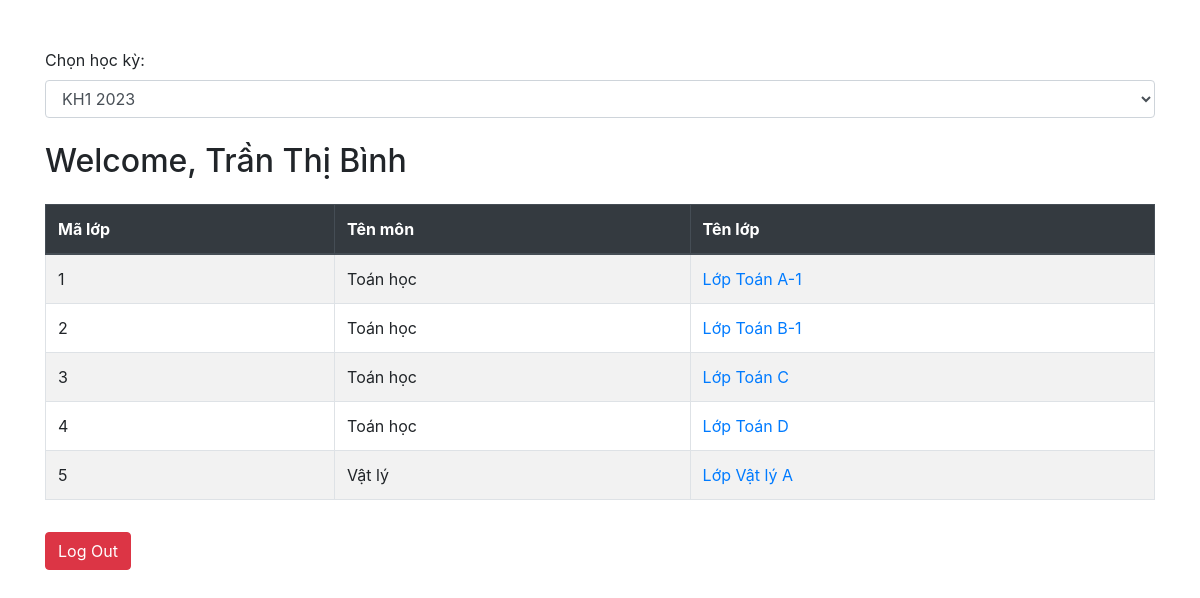
/code/student.php (signed in), run on the app's committed database.
### tables this page shows
CREATE TABLE `student` (
  `student_id` int(11) NOT NULL,
  `username` varchar(255) NOT NULL,
  `password` varchar(255) NOT NULL,
  `fullname` varchar(255) NOT NULL,
  `email` varchar(255) NOT NULL,
  `phone_number` varchar(255) NOT NULL
);

CREATE TABLE `classes` (
  `class_id` int(11) NOT NULL,
  `class_name` varchar(255) NOT NULL,
  `subject_id` int(11) NOT NULL,
  `semester_id` int(11) NOT NULL,
  `teacher_id` int(11) NOT NULL
);

CREATE TABLE `subjects` (
  `subject_id` int(11) NOT NULL,
  `subject_name` varchar(255) NOT NULL
);

### code/student.php (the view, shortened to what this page needs)
<!DOCTYPE html>
<html lang="en">
<head>
    <link rel="stylesheet" href="https://stackpath.bootstrapcdn.com/bootstrap/4.5.2/css/bootstrap.min.css">
</head>
<body>
    <div class="container mt-5">
        <?php include 'connect.php'?>
        <?php
        $u = $_SESSION['username'];
        $semesterSql = "SELECT * FROM semesters";
        $semesterStm = $conn->prepare($semesterSql);
        $semesterStm->execute();
        $semesters = $semesterStm->fetchAll(PDO::FETCH_OBJ);
        $selectedSemesterId = $_POST['semester_id'] ?? $semesters[0]->semester_id;
        $sql = "SELECT stu.fullname , s.subject_name, c.class_name, c.class_id FROM student_classes sc
        INNER JOIN classes c ON sc.class_id = c.class_id
        INNER JOIN subjects s ON c.subject_id = s.subject_id
        INNER JOIN student stu ON sc.student_id = stu.student_id
        INNER JOIN semesters sem ON c.semester_id = sem.semester_id
        WHERE stu.username = ? AND sem.semester_id = ?";
        $arrParam = [$u, $selectedSemesterId];
        $stm = $conn->prepare($sql);
        $stm->execute($arrParam);
        $data = $stm->fetchAll(PDO::FETCH_OBJ);
        $welcomeDisplayed = false;
        ?>
        <form method="post" class="mb-4">
            <div class="form-group">
                <label for="semester_id">Chọn học kỳ:</label>
                <select name="semester_id" id="semester_id" class="form-control" onchange="this.form.submit()">
                    <?php foreach($semesters as $semester) { ?>
                        <option value="<?php echo htmlspecialchars($semester->semester_id) ?>"
                            <?php if ($semester->semester_id == $selectedSemesterId) echo 'selected' ?>>
                            <?php echo htmlspecialchars($semester->semester_name) ?>
                        </option>
                    <?php } ?>
                </select>
            </div>
        </form>
        <?php if (!$welcomeDisplayed && !empty($data)) {
            echo "<h2 class='mb-4 welcome-message'>Welcome, " . htmlspecialchars($data[0]->fullname) . "</h2>";
        } ?>
        <table class="table table-bordered table-striped">
            <thead class="thead-dark">
                <tr>
                    <th>Mã lớp</th>
                    <th>Tên môn</th>
                    <th>Tên lớp</th>
                </tr>
            </thead>
            <tbody>
            <?php foreach($data as $item) { ?>
                <tr>
                    <td><?php echo htmlspecialchars($item->class_id) ?></td>
                    <td><?php echo htmlspecialchars($item->subject_name) ?></td>
                    <td><a href="chitietdiemdanh-sv.php?id=<?php echo htmlspecialchars($item->class_id) ?>"><?php echo htmlspecialchars($item->class_name) ?></a></td>
                </tr>
            <?php } ?>
            </tbody>
        </table>
        <a href="./logout.php" class="btn btn-danger mt-3">Log Out</a>
    </div>
</body>
</html>

### data on the page
student: fullname "Trần Thị Bình", classes.class_id "1", subjects.subject_name "Toán học", classes.class_name "Lớp Toán A-1", classes.class_id "2", classes.class_name "Lớp Toán B-1", classes.class_id "3", classes.class_name "Lớp Toán C", classes.class_id "4", classes.class_name "Lớp Toán D", classes.class_id "5", subjects.subject_name "Vật lý", classes.class_name "Lớp Vật lý A"

### other printed values
form field semester_id "KH1 2023"
